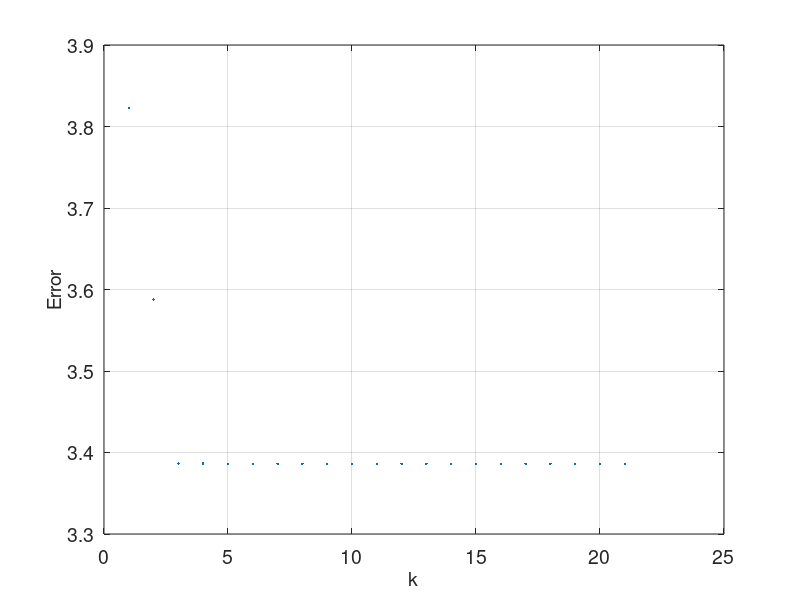

MATLAB code for this plot:
%{
[Q,R] = qr(rand(1000,1000));
v = randi(990,1000,1)'+ 10*ones([1,1000]);
D = diag(v);
A = Q'*D*Q;
b = randi(10,1000,1);
x = ones([1000,1]);
%}

[Q,R] = qr(rand(1000,1000));
v1 = 0.1*randi(20,700,1)'+ 9*ones([1,700]);
v2 = 0.1*randi(20,300,1)'+ 999*ones([1,300]);
v = [v1 v2];
D = diag(v);
A = Q'*D*Q;
b = randi(10,1000,1);
x = ones([1000,1]);

r = b - A * x;
p = r;
rsold = r' * r;
error = zeros([1,1000]);
    for i = 1:length(b)
        Ap = A * p;
        alpha = rsold / (p' * Ap);
        x = x + alpha * p;
        r = r - alpha * Ap;
        rsnew = r' * r;
        error(i) = log10(x'*A*x);
        if sqrt(rsnew) < 1e-10
              break;
        end
        p = r + (rsnew / rsold) * p;
        rsold = rsnew;
    end
plot(1:1:i,error(1:i),'.'); set(gca,'fontsize', 14);
grid on; hold on;
xlabel('k','fontsize',14); ylabel('Error','fontsize',14)